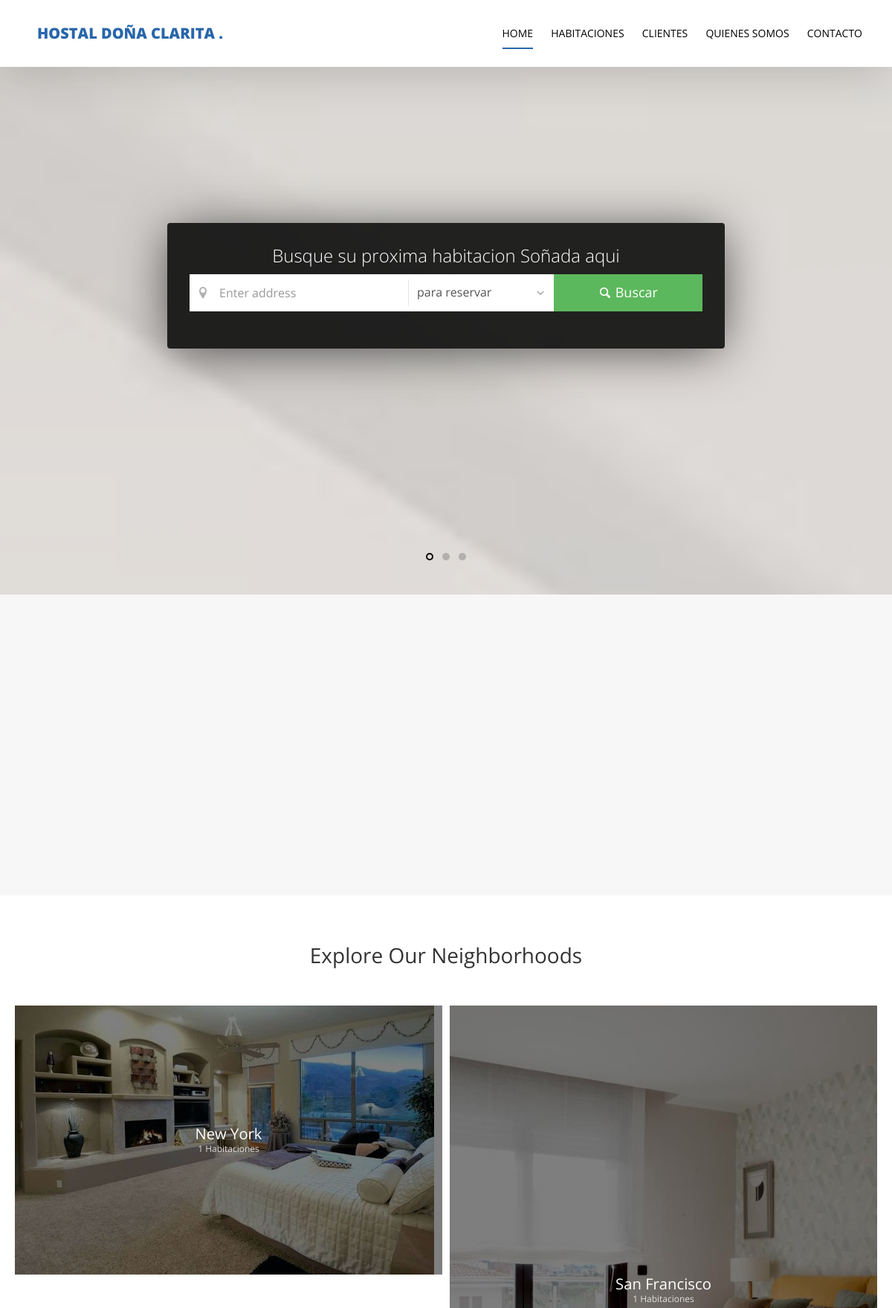
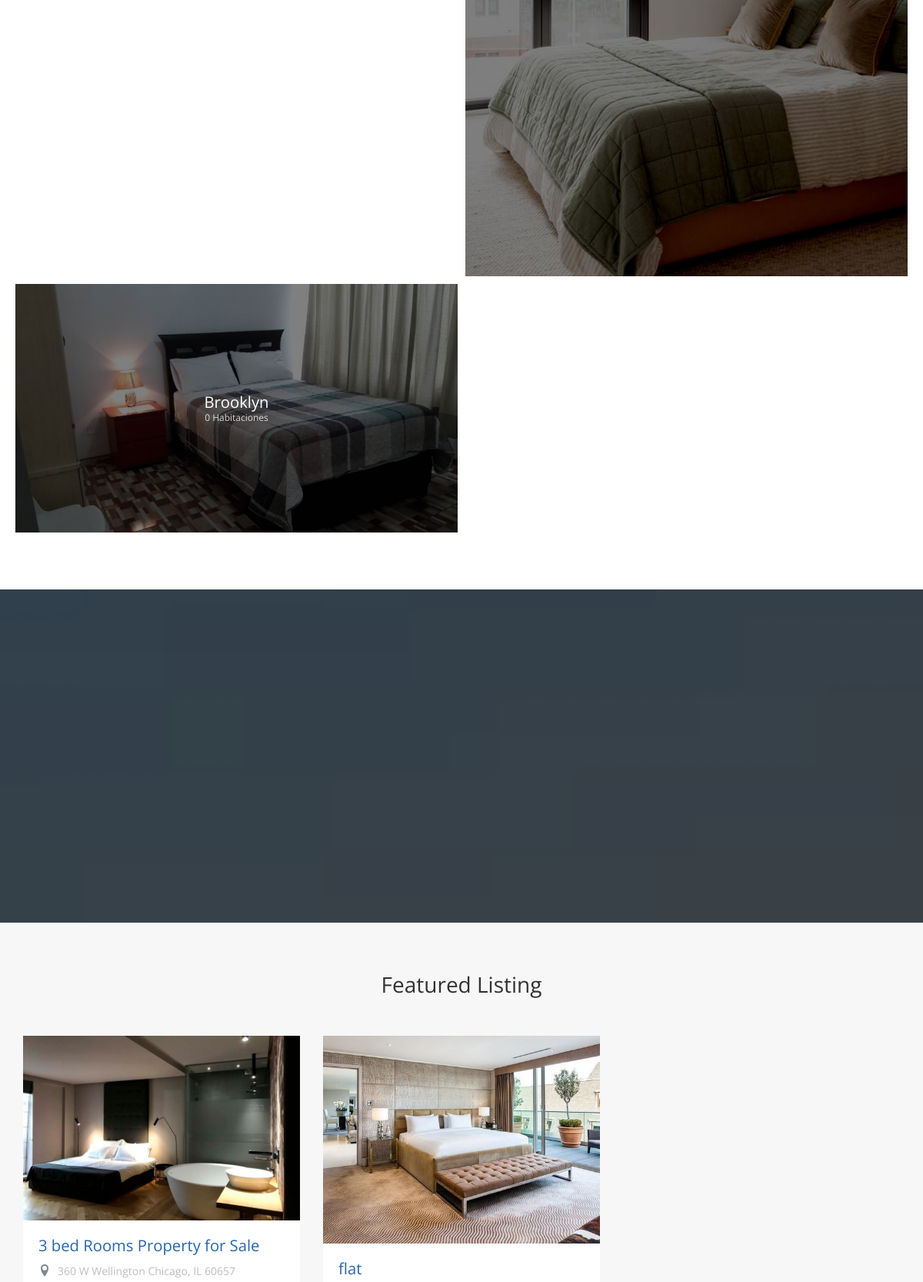
The page / (upper part) on the database its author committed (2 pictures, top to bottom).
### propiedadew/models.py (models this page shows)
class Property(models.Model):
    name = models.CharField(max_length=50)
    property_type = models.CharField(choices=property_type, max_length=10)
    price = models.PositiveIntegerField()
    category = models.ForeignKey('Category' ,null=True ,on_delete=models.SET_NULL)
    area = models.DecimalField(decimal_places=2, max_digits=10)
    beds_number = models.PositiveIntegerField()
    baths_number = models.PositiveIntegerField()
    garages_number = models.PositiveBigIntegerField()
    image = models.ImageField(upload_to='propiedadew/' , null=True)
    location = models.CharField(max_length=50, null=True)
    def __str__(self):
        return self.name
    class Meta:
        verbose_name = 'Property'
        verbose_name_plural = 'Properties'

### home/views.py (the view)
# urls.py: 2. Add a URL to urlpatterns:  path('', views.home, name='home')
def home(request):
    category_list = Category.objects.annotate(property_count=Count('property')).values('category_name' , 'property_count' , 'image')
    print(category_list)
    property_list = Property.objects.all()
    agent_list = Agent.objects.all()
    template = 'home/home.html'
    context = {
        'category_list_home' : category_list ,
        'property_list_home' : property_list ,
        'agent_list_home' : agent_list
    }
    return render(request , template , context)

### agents/models.py (called while the page is built)
    def __str__(self):
        return self.name

### home/templates/home/home.html (shortened to what this page needs)
{% extends 'base.html' %}
{% load static %}
{% block body %}
  <section class="probootstrap-slider flexslider">
    <div class="probootstrap-wrap-banner">
      <div class="container">
        <div class="row">
          <div class="col-md-8 col-md-offset-2">
            <div class="probootstrap-home-search probootstrap-animate">
              <form action="{% url 'propiedadew:property_list' %}" method="get">
                <h2 class="heading">Busque su proxima habitacion Soñada aqui</h2>
                <div class="probootstrap-field-group">
                  <div class="probootstrap-fields">
                    <div class="search-field">
                      <i class="icon-location2"></i>
                      <input type="text" name='q' class="form-control" placeholder="Enter address">
                    </div>
                    <div class="search-category">
                      <i class="icon-chevron-down"></i>
                      <select name="property_type" id="" class="form-control">
                        <option value="rent">para reservar</option>
                      </select>
                    </div>
                  </div>
                  <button class="btn btn-success" type="submit"><i class="icon-magnifying-glass t2"></i> Buscar</button>
                </div>
              </form>
            </div>
          </div>
        </div>
      </div>
    </div>
  </section>
  <section class="probootstrap-section probootstrap-section-lighter">
    <div class="container">
      <div class="row">
        <div class="col-md-4">
        </div>
        <div class="col-md-4">
        </div>
        <div class="col-md-4">
        </div>
      </div>
    </div>
  </section>
  <section class="probootstrap-section">
    <div class="container">
      <div class="row heading">
        <h2 class="mt0 mb50 text-center">Explore Our Neighborhoods</h2>
      </div>
      <div class="row probootstrap-gutter10">
        {% for category_list in category_list_home %}
          <div class="col-md-6 col-sm-6">
            <a href="#" class="probootstrap-hover-overlay">
              <img src="media/{{category_list.image}}" alt="Free Bootstrap Template by uicookies.com" class="img-responsive">
              <div class="probootstrap-text-overlay">
                <h3>{{category_list.category_name}}</h3>
                <p>{{category_list.property_count}} Habitaciones</p>
              </div>
            </a>
          </div>
        {% endfor %}
      </div>
    </div>
  </section>
  <section class="probootstrap-section probootstrap-bg" style="background-image: url(img/slider_2.jpg);">
  </section>
  <section class="probootstrap-section probootstrap-section-lighter">
    <div class="container">
      <div class="row heading">
        <h2 class="mt0 mb50 text-center">Featured Listing</h2>
      </div>
      <div class="row">
        {% for property in property_list_home %}
          <div class="col-md-4 col-sm-6">
            <div class="probootstrap-card probootstrap-listing">
              <div class="probootstrap-card-media">
                <img src="{{property.image.url}}" class="img-responsive" alt="Free HTML5 Template by uicookies.com">
              </div>
              <div class="probootstrap-card-text">
                <h2 class="probootstrap-card-heading"><a href="#">{{property}}</a></h2>
                <div class="probootstrap-listing-location">
                  <i class="icon-location2"></i> <span>360 W Wellington Chicago, IL 60657</span>
                </div>
              </div>
            </div>
          </div>
        {% endfor %}
      </div>
    </div>
  </section>
  {% endblock body %}

### rows shown on the page
Property: shows a picture, category_name "San Francisco", property_count "1", image (picture), name "flat"
Property: image (picture), name "3 bed Rooms Property for Sale"

### other values the page prints
{{ category_list.category_name }} "New York" "Brooklyn"
{{ category_list.property_count }} "1" "0"
